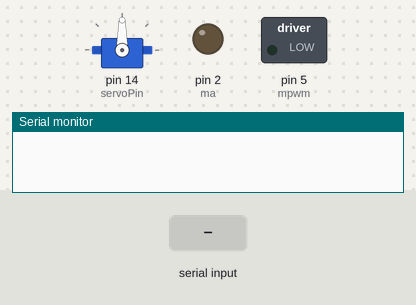
Simulated run of this sketch. Board: Arduino Uno, built with avr-gcc and run on an emulated ATmega328P. On the bench: servo, switched loads named in the sketch (green lamp = pin HIGH), output pins drawn as LEDs (lit = HIGH), the last lines printed to the serial monitor. Inputs (shaded band) come from the test bench.

Above: at 1.2 s.
1.3 s: "90,45\n" received over Serial
At 2.4 s:
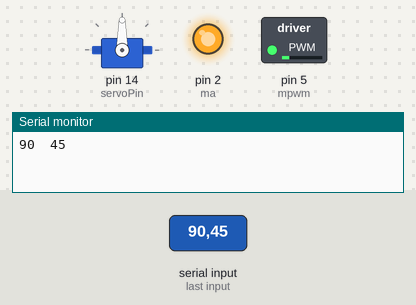
2.8 s: "30,150\n" received over Serial
At 3.5 s:
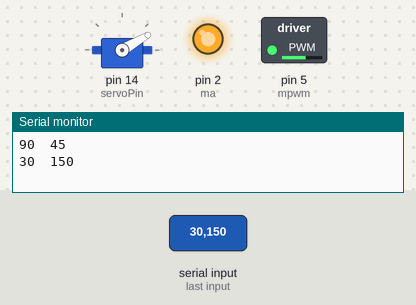
4.3 s: "1,90\n" received over Serial
At 4.6 s:
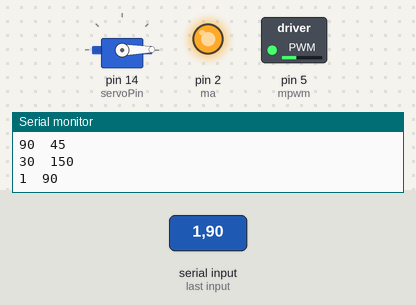
Timing chart, 0 to 7.3 s (numbered marks = the images above; inputs shaded):
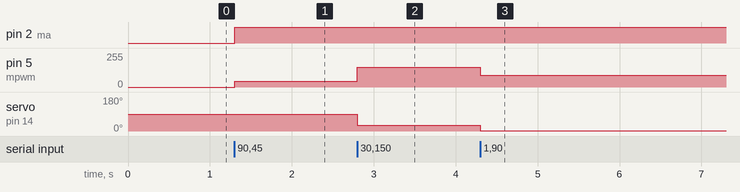

The sketch:

esp8266_motion.ino
```cpp
#include <Servo.h>

Servo servoMotor;
int ma = 2;
int mpwm = 5;
int servoPin = 14;

void setup() {
  Serial.begin(115200); // Inicializa la comunicación serial a 9600 baudios
  servoMotor.attach(servoPin);

  pinMode(ma, OUTPUT);
  pinMode(mpwm, OUTPUT);
}

void loop() {
  if (Serial.available() > 0) {
    String palabra = Serial.readStringUntil('\n'); // Lee una palabra hasta que se reciba una nueva línea
    int separatorIndex = palabra.indexOf(',');

  if (separatorIndex != -1) {
    String servoData = palabra.substring(0, separatorIndex);
    String motorData = palabra.substring(separatorIndex + 1);
    int servoValue = servoData.toInt();
    int motorValue = motorData.toInt();
    Serial.print(servoValue);
    Serial.print("  ");
    Serial.println(motorValue);
    Direccion(servoValue);
    Motor(motorValue);
  }
 }
}

void Direccion(int servoValue) {
  servoMotor.write(servoValue);
}

void Motor(int motorValue) {
  if (motorValue < 0){
    digitalWrite(ma, LOW);
    analogWrite(mpwm, abs(motorValue));
  } else {
    digitalWrite(ma, HIGH);
    analogWrite(mpwm, motorValue);
  }

}
```

Measured:
- after the input at 1.3 s, pin 2 (ma): LOW → HIGH at once; pin 5 (mpwm): 0/255 → 45/255 at once
- after the input at 2.8 s, pin 5 (mpwm): 45/255 → 150/255 at once; servo on pin 14 (servoPin): 90° → 30° at once
- after the input at 4.3 s, pin 5 (mpwm): 150/255 → 90/255 at once; servo on pin 14 (servoPin): 30° → 1° at once
